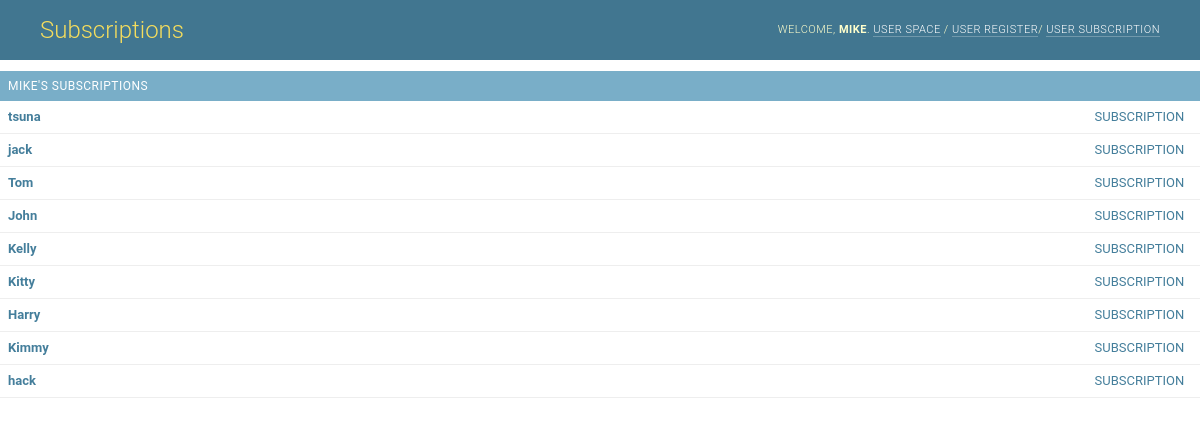
Page /share/configure_subscription (signed in) on the committed database.
### share/models.py (models this page shows, shortened)
class User(models.Model):
    name = models.CharField(max_length=8)
    password = models.CharField(max_length=50)
    email = models.CharField(max_length=30)

### share/views.py (the view)
# urls.py: path('configure_subscription',views.configure_subscription,name='configureSubscription'),
def configure_subscription(request):
    if request.session.get('user', None):
        user_id = request.session['user']
        return render(request, 'share/subscription.html', {
            'login_user': User.objects.get(id=request.session['user']),
            'subscripters': [subscripter.target for subscripter in
                             User.objects.get(id=user_id).subscription_user.all()],
            'users': User.objects.all(),
        })
    else:
        return render(request, 'share/login.html')

### share/templates/share/subscription.html (shortened to what this page needs)
{% load static %}
<link rel="stylesheet" type="text/css" href="{% static 'share/base.css' %}">
<link rel="stylesheet" type="text/css" href="{% static 'share/dashboard.css' %}">
<link rel="stylesheet" type="text/css" href="{% static 'share/responsive.css' %}">
<div class=" dashboard" data-admin-utc-offset="0">
    <div id="container">
        <div id="header">
            <div id="branding">
                <h1 id="site-name"><a href="{% url 'share:info' %}">Subscriptions</a></h1>
            </div>
            <div id="user-tools">
                Welcome,
                <strong>{{ login_user.name }}</strong>.
                <a href="{% url 'share:info' %}">User space</a> /
                <a href="{% url 'share:register' %}">User register</a>/
                <a href="{% url 'share:configureSubscription' %}">User subscription</a>
            </div>
        </div>
        <div class="app-share module">
            <table>
                <caption>
                    <a href="#" class="section"
                       title="{{ login_user.name }}'s subscriptions">{{ login_user.name }}'s
                        subscriptions</a>
                </caption>
                <tbody>
                {% if users %}
                    <ul>
                        {% for user in users %}
                            <tr class="model-container">
                                {% if user != login_user %}
                                    <th scope="row"><a
                                            href="#">{{ user.name }}</a>
                                    </th>
                                    {% if user in subscripters %}
                                        <td><a href="{% url 'share:deleteUser' user.id %}"
                                               class="changelink">DELETE</a></td>
                                    {% else %}
                                        <td><a href="{% url 'share:addUser' user.id %}"
                                               class="changelink">SUBSCRIPTION</a></td>
                                    {% endif %}
                                {% endif %}
                            </tr>
                        {% endfor %}
                    </ul>
                {% else %}
                    <p>No user available</p>
                {% endif %}
                </tbody>
            </table>
        </div>
    </div>
</div>

### share/static/share/base.css (style rules this page uses)
a:link, a:visited { color: #447e9b; text-decoration: none; }
a.section:link, a.section:visited { color: #fff; text-decoration: none; }
p, ol, ul, dl { margin: .2em 0 .8em 0; }
h1,h2,h3,h4,h5 { font-weight: bold; }
h1 { margin: 0 0 20px; font-weight: 300; font-size: 20px; color: #666; }
table { border-collapse: collapse; border-color: #ccc; }
td, th { font-size: 13px; line-height: 16px; border-bottom: 1px solid #eee; vertical-align: top; padding: 8px; font-family: "Roboto", "Lucida Grande", Verdana, Arial, sans-serif; }
th { font-weight: 600; text-align: left; }
.module { border: none; margin-bottom: 30px; background: #fff; }
.module p, .module ul, .module h3, .module h4, .module dl, .module pre { padding-left: 10px; padding-right: 10px; }
.module ul, .module ol { margin-left: 1.5em; }
.module h2, .module caption, .inline-group h2 { margin: 0; padding: 8px; font-weight: 400; font-size: 13px; text-align: left; background: #79aec8; color: #fff; }
.module caption, .inline-group h2 { font-size: 12px; letter-spacing: 0.5px; text-transform: uppercase; }
.module table { border-collapse: collapse; }
.changelink, .inlinechangelink { padding-left: 16px; background: url(../img/icon-changelink.svg) 0 1px no-repeat; }
#container { position: relative; width: 100%; min-width: 980px; padding: 0; }
#header { width: auto; height: 40px; padding: 10px 40px; background: #417690; line-height: 40px; color: #ffc; overflow: hidden; }
#header a:link, #header a:visited { color: #fff; }
#branding { float: left; }
#branding h1 { padding: 0; margin: 0 20px 0 0; font-weight: 300; font-size: 24px; color: #f5dd5d; }
#branding h1, #branding h1 a:link, #branding h1 a:visited { color: #f5dd5d; }
#user-tools { float: right; padding: 0; margin: 0 0 0 20px; font-weight: 300; font-size: 11px; letter-spacing: 0.5px; text-transform: uppercase; text-align: right; }
#user-tools a { border-bottom: 1px solid rgba(255, 255, 255, 0.25); }

### share/static/share/dashboard.css (style rules this page uses)
.dashboard .module table th { width: 100%; }
.dashboard .module table td { white-space: nowrap; }
.dashboard .module table td a { display: block; padding-right: .6em; }

### rows in the picture
User: name "MIKE"
User: name "tsuna"
User: name "jack"
User: name "Tom"
User: name "John"
User: name "Kelly"
User: name "Kitty"
User: name "Harry"
User: name "Kimmy"
User: name "hack"
